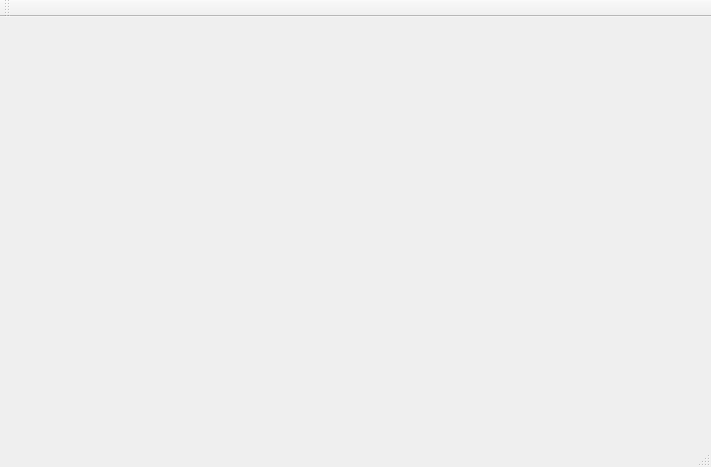
<?xml version="1.0" encoding="UTF-8"?>
<ui version="4.0">
 <class>MainWindow</class>
 <widget class="QMainWindow" name="MainWindow">
  <property name="geometry">
   <rect>
    <x>0</x>
    <y>0</y>
    <width>711</width>
    <height>467</height>
   </rect>
  </property>
  <property name="windowTitle">
   <string>MainWindow</string>
  </property>
  <widget class="QWidget" name="centralWidget"/>
  <widget class="QMenuBar" name="menuBar">
   <property name="geometry">
    <rect>
     <x>0</x>
     <y>0</y>
     <width>711</width>
     <height>22</height>
    </rect>
   </property>
  </widget>
  <widget class="QToolBar" name="mainToolBar">
   <attribute name="toolBarArea">
    <enum>TopToolBarArea</enum>
   </attribute>
   <attribute name="toolBarBreak">
    <bool>false</bool>
   </attribute>
  </widget>
  <widget class="QStatusBar" name="statusBar"/>
 </widget>
 <layoutdefault spacing="6" margin="11"/>
 <resources/>
 <connections/>
</ui>
